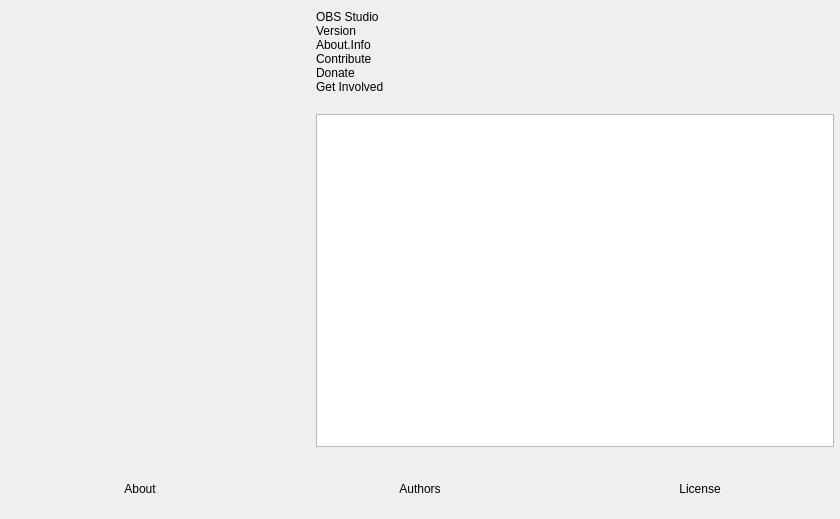
<?xml version="1.0" encoding="UTF-8"?>
<ui version="4.0">
 <class>OBSAbout</class>
 <widget class="QWidget" name="OBSAbout">
  <property name="geometry">
   <rect>
    <x>0</x>
    <y>0</y>
    <width>840</width>
    <height>519</height>
   </rect>
  </property>
  <property name="windowTitle">
   <string>About</string>
  </property>
  <layout class="QVBoxLayout" name="verticalLayout_2">
   <property name="leftMargin">
    <number>0</number>
   </property>
   <property name="topMargin">
    <number>0</number>
   </property>
   <property name="rightMargin">
    <number>0</number>
   </property>
   <property name="bottomMargin">
    <number>0</number>
   </property>
   <item>
    <layout class="QHBoxLayout" name="horizontalLayout_2">
     <property name="spacing">
      <number>30</number>
     </property>
     <property name="leftMargin">
      <number>30</number>
     </property>
     <property name="topMargin">
      <number>10</number>
     </property>
     <property name="rightMargin">
      <number>6</number>
     </property>
     <property name="bottomMargin">
      <number>6</number>
     </property>
     <item>
      <widget class="QLabel" name="icon">
       <property name="minimumSize">
        <size>
         <width>256</width>
         <height>256</height>
        </size>
       </property>
       <property name="maximumSize">
        <size>
         <width>256</width>
         <height>256</height>
        </size>
       </property>
       <property name="text">
        <string/>
       </property>
       <property name="pixmap">
        <pixmap>:res/images/wcl.png</pixmap>
       </property>
       <property name="scaledContents">
        <bool>true</bool>
       </property>
      </widget>
     </item>
     <item>
      <layout class="QVBoxLayout" name="verticalLayout">
       <property name="spacing">
        <number>0</number>
       </property>
       <item>
        <widget class="QLabel" name="name">
         <property name="text">
          <string notr="true">OBS Studio</string>
         </property>
        </widget>
       </item>
       <item>
        <widget class="QLabel" name="version">
         <property name="text">
          <string notr="true">Version</string>
         </property>
        </widget>
       </item>
       <item>
        <widget class="QLabel" name="info">
         <property name="text">
          <string>About.Info</string>
         </property>
         <property name="wordWrap">
          <bool>true</bool>
         </property>
        </widget>
       </item>
       <item>
        <widget class="QLabel" name="contribute">
         <property name="text">
          <string notr="true">Contribute</string>
         </property>
         <property name="wordWrap">
          <bool>true</bool>
         </property>
        </widget>
       </item>
       <item>
        <widget class="QLabel" name="donate">
         <property name="text">
          <string notr="true">Donate</string>
         </property>
        </widget>
       </item>
       <item>
        <widget class="QLabel" name="getInvolved">
         <property name="text">
          <string notr="true">Get Involved</string>
         </property>
        </widget>
       </item>
       <item>
        <spacer name="verticalSpacer">
         <property name="orientation">
          <enum>Qt::Vertical</enum>
         </property>
         <property name="sizeType">
          <enum>QSizePolicy::Fixed</enum>
         </property>
         <property name="sizeHint" stdset="0">
          <size>
           <width>20</width>
           <height>20</height>
          </size>
         </property>
        </spacer>
       </item>
       <item>
        <widget class="QTextBrowser" name="textBrowser">
         <property name="openExternalLinks">
          <bool>true</bool>
         </property>
        </widget>
       </item>
      </layout>
     </item>
    </layout>
   </item>
   <item>
    <widget class="QWidget" name="widget" native="true">
     <property name="minimumSize">
      <size>
       <width>0</width>
       <height>60</height>
      </size>
     </property>
     <layout class="QHBoxLayout" name="horizontalLayout">
      <property name="spacing">
       <number>0</number>
      </property>
      <property name="leftMargin">
       <number>0</number>
      </property>
      <property name="topMargin">
       <number>0</number>
      </property>
      <property name="rightMargin">
       <number>0</number>
      </property>
      <property name="bottomMargin">
       <number>0</number>
      </property>
      <item>
       <widget class="ClickableLabel" name="about">
        <property name="text">
         <string>About</string>
        </property>
        <property name="alignment">
         <set>Qt::AlignCenter</set>
        </property>
       </widget>
      </item>
      <item>
       <widget class="ClickableLabel" name="authors">
        <property name="text">
         <string>Authors</string>
        </property>
        <property name="alignment">
         <set>Qt::AlignCenter</set>
        </property>
       </widget>
      </item>
      <item>
       <widget class="ClickableLabel" name="license">
        <property name="text">
         <string>License</string>
        </property>
        <property name="alignment">
         <set>Qt::AlignCenter</set>
        </property>
       </widget>
      </item>
     </layout>
    </widget>
   </item>
  </layout>
 </widget>
 <customwidgets>
  <customwidget>
   <class>ClickableLabel</class>
   <extends>QLabel</extends>
   <header>clickable-label.hpp</header>
  </customwidget>
 </customwidgets>
 <resources/>
 <connections/>
</ui>
